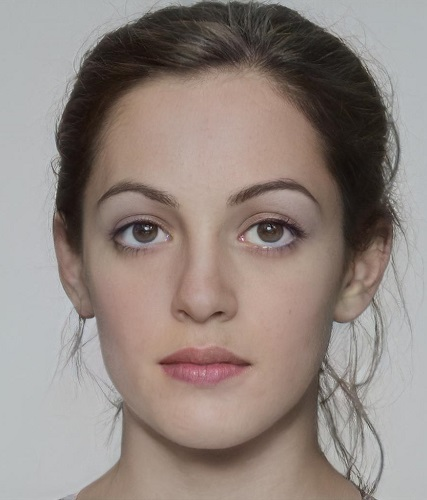
#> input picture 29/input/1.jpg, 427 x 500 px
$ python face_morphing.py
#> lines starting #> are read from the running program, lines starting #| are printed output that depends on the picture
import cv2
import numpy as np

human_img = cv2.imread('input/1.jpg')
#> human_img is the input picture: shape (500, 427, 3); mean B, G, R 128.8, 134.7, 146.6
animal_img  = cv2.imread('input/2.jpg')
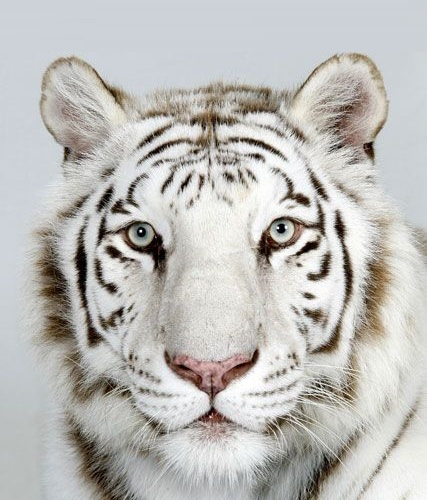
#> input picture 29/input/2.jpg, 427 x 500 px
#> animal_img is the input picture: shape (500, 427, 3); mean B, G, R 184.9, 188.1, 189.4

human_img = human_img.astype(np.float32)
animal_img = animal_img.astype(np.float32)

result_1 = human_img * 2/3 + animal_img * 1/3
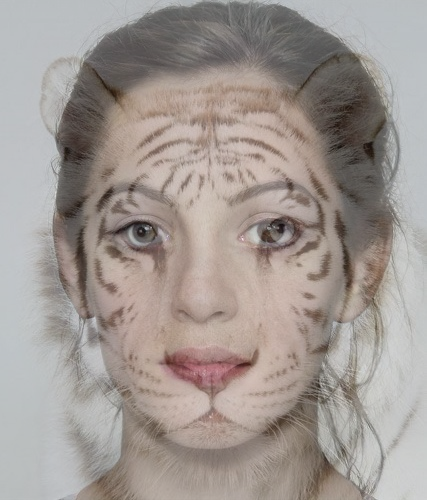
#> result_1: shape (500, 427, 3) float32; mean B, G, R 147.5, 152.5, 160.9
result_2 = human_img * 1/2 + animal_img * 1/2
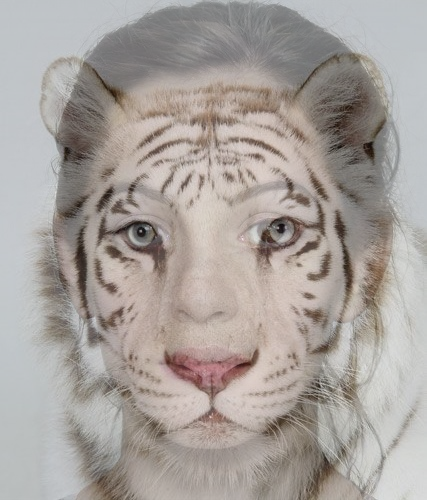
#> result_2: shape (500, 427, 3) float32; mean B, G, R 156.9, 161.4, 168
result_3 = human_img * 1/3 + animal_img * 2/3
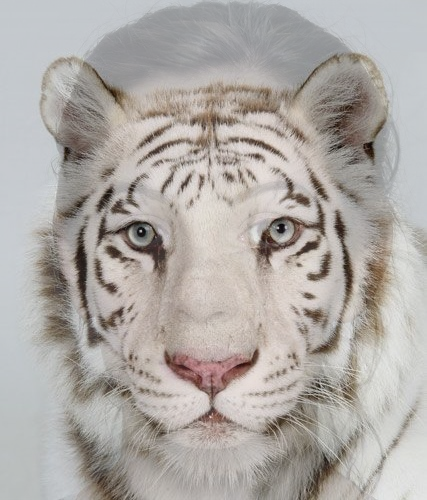
#> result_3: shape (500, 427, 3) float32; mean B, G, R 166.2, 170.3, 175.1

row , col , band = result_1.shape
#> row = 500; col = 427; band = 3
result = np.zeros((row,col*5,band))

result[:,:col,:] = human_img
result[:,col:2*col,:] = result_1
result[:,2*col:3*col,:] = result_2
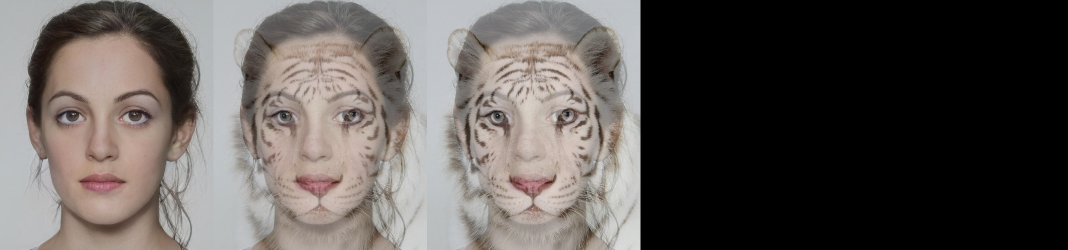
#> result: shape (500, 2135, 3) float64 (shown at 1/2 size); mean B, G, R 86.6, 89.7, 95.1
result[:,3*col:4*col,:] = result_3
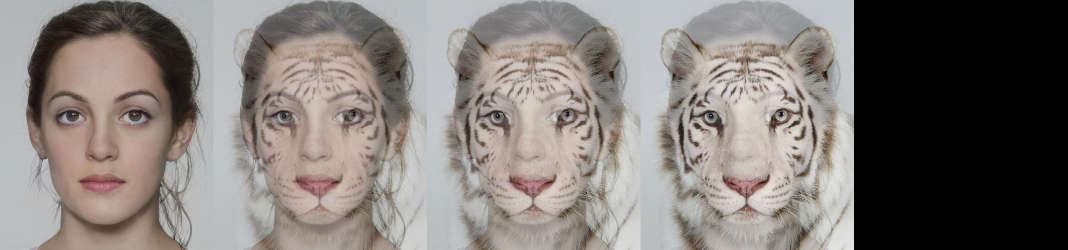
#> result: shape (500, 2135, 3) float64 (shown at 1/2 size); mean B, G, R 119.9, 123.8, 130.1
result[:,4*col:,:] = animal_img
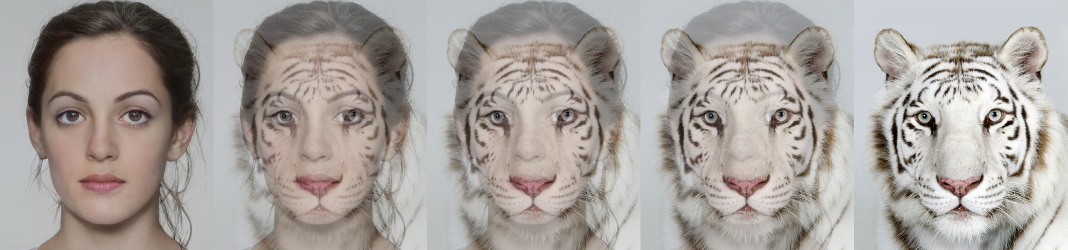
#> result: shape (500, 2135, 3) float64 (shown at 1/2 size); mean B, G, R 156.9, 161.4, 168

result = result.astype(np.uint8)
cv2.imshow('',result)
cv2.imwrite('output/face_morphing.jpg',result)
cv2.waitKey()
